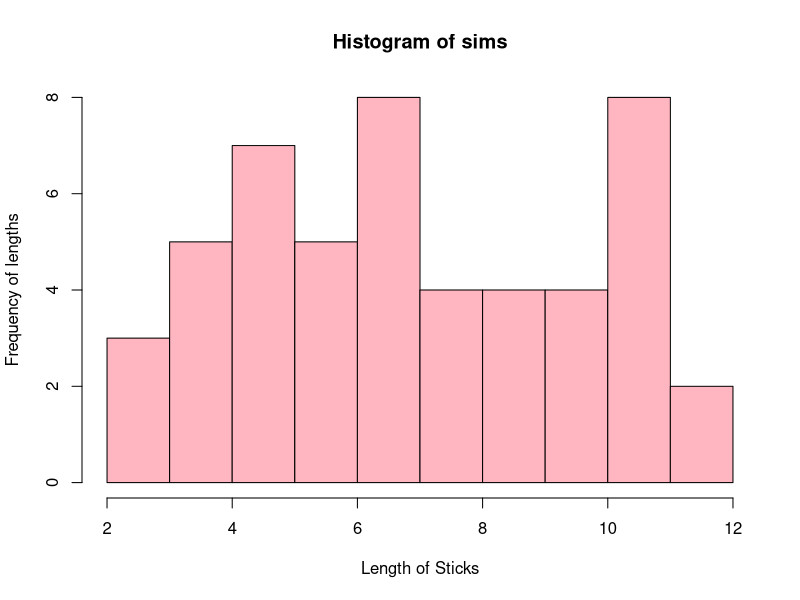

Source code (R):
## ---- chunk 1

#For Letter A

minLength <- 2 #Shortest possible length
maxLength <- 12 #Longest possible length
totalLength <- 12 - 2 #Total length accounted for the problem
scrappedLength <- 12 - 10 #Portion of length that will be scrapped
scrappedProb <- scrappedLength/totalLength #Probability of a it being scrapped
scrappedProb #Answer for letter A

#For Letter B

runs <- 50 #Number of simulations
sims <- runif(50, 2, 12) #Simulation of production of 50 sticks ranging from 2mm to 12mm
hist(sims,
     breaks = 10,
     xlab = "Length of Sticks",
     ylab = "Frequency of lengths",
     col = "light pink")
simsMean <- mean(sims) #Average of the sims
simsMean
simsVar <- var(sims) #Variance of the sims
simsVar

## ---- chunk 2
